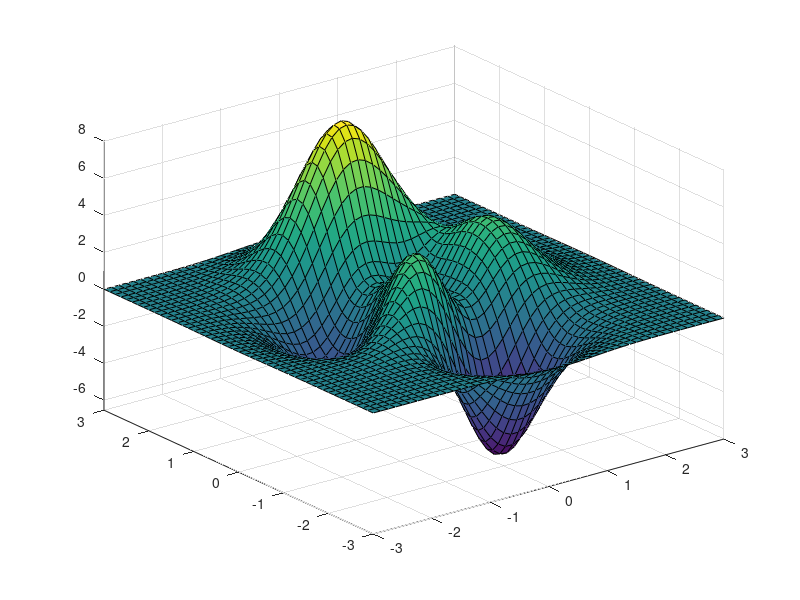

Reproduce this figure in MATLAB. (Note: this script raises an error after producing the figure.)
clear all; close all; clc
%[X,Y,Z] = cylinder(10,30);
peaks
%surfc(X,Y,Z,'linestyle','none')
alpha(0.5)
colorbar
colormap(jet)
set(gcf,'color','k')
set(gca,'color','k','YColor','w','XColor','w','ZColor','w') 
C = colorbar;
set(C,'Color','w')
ylabel('y','Color','w')
xlabel('x','Color','w')
zlabel('z','Color','w')